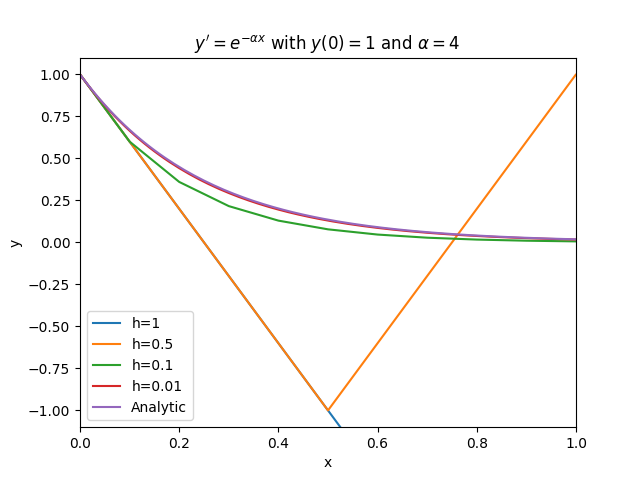

The Python source for this figure:
import ctypes
import matplotlib.pyplot as plt
import numpy as np


# Load the shared library into c types.

lib = ctypes.cdll.LoadLibrary('instability.so')

x0 = float(0.0)
y0 = float(1.0)
xf = float(10)
h = float(0.1)
n = int((xf - x0)/h)

# Define the argument types.
euler = lib.euler


def res(x0, y0, xf, a, h):
    euler = lib.euler
    n = int((xf - x0)/h)
    euler.argtypes = [ctypes.c_double, ctypes.c_double, ctypes.c_double, ctypes.c_double, ctypes.c_double]
    euler.restype = ctypes.POINTER(ctypes.c_double * n)
    x = np.arange(x0, xf, h)
    return x, np.array(euler(x0, y0, xf, a, h).contents)[:n]

a = 4; h = 1
res1 = res(0, 1, 10, a, h)
plt.plot(res1[0], res1[1], label='h=1')
h = 0.5
res3 = res(0, 1, 10, a, h)
plt.plot(res3[0], res3[1], label='h=0.5')
h = 0.1
res5 = res(0, 1, 10, a, h)
plt.plot(res5[0], res5[1], label='h=0.1')
h = 0.01
res6 = res(0, 1, 10, a, h)
plt.plot(res6[0], res6[1], label='h=0.01')
plt.plot(res6[0], np.exp(-a*res6[0]), label='Analytic')
plt.ylim(-1.1, 1.1)
plt.xlim(0, 1)
plt.xlabel('x')
plt.ylabel('y')
plt.legend()
plt.title(r"$y'=e^{-\alpha x} $ with $y(0)=1$ and $\alpha = 4$ ")
plt.savefig('instability.png')

plt.show()




